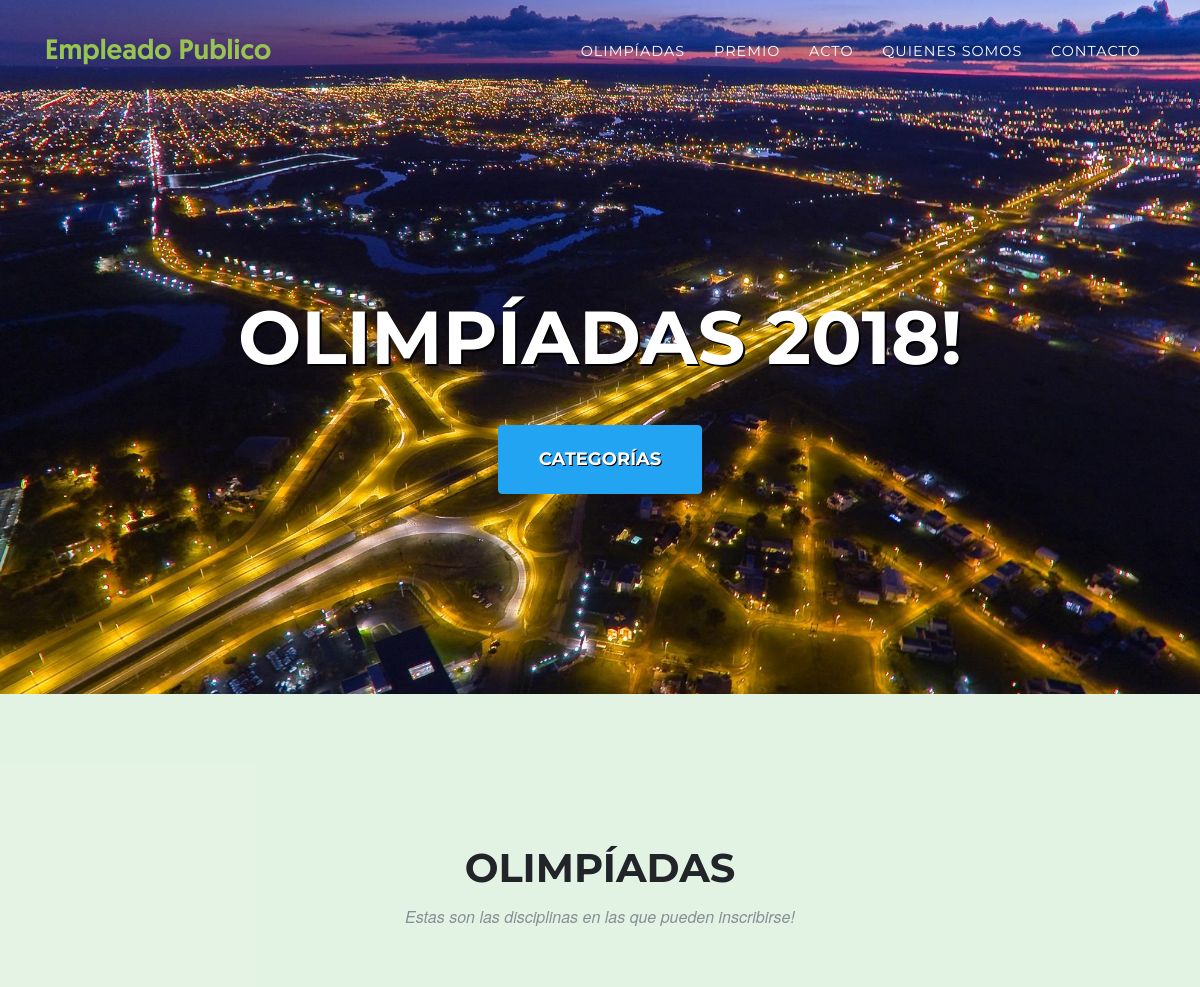
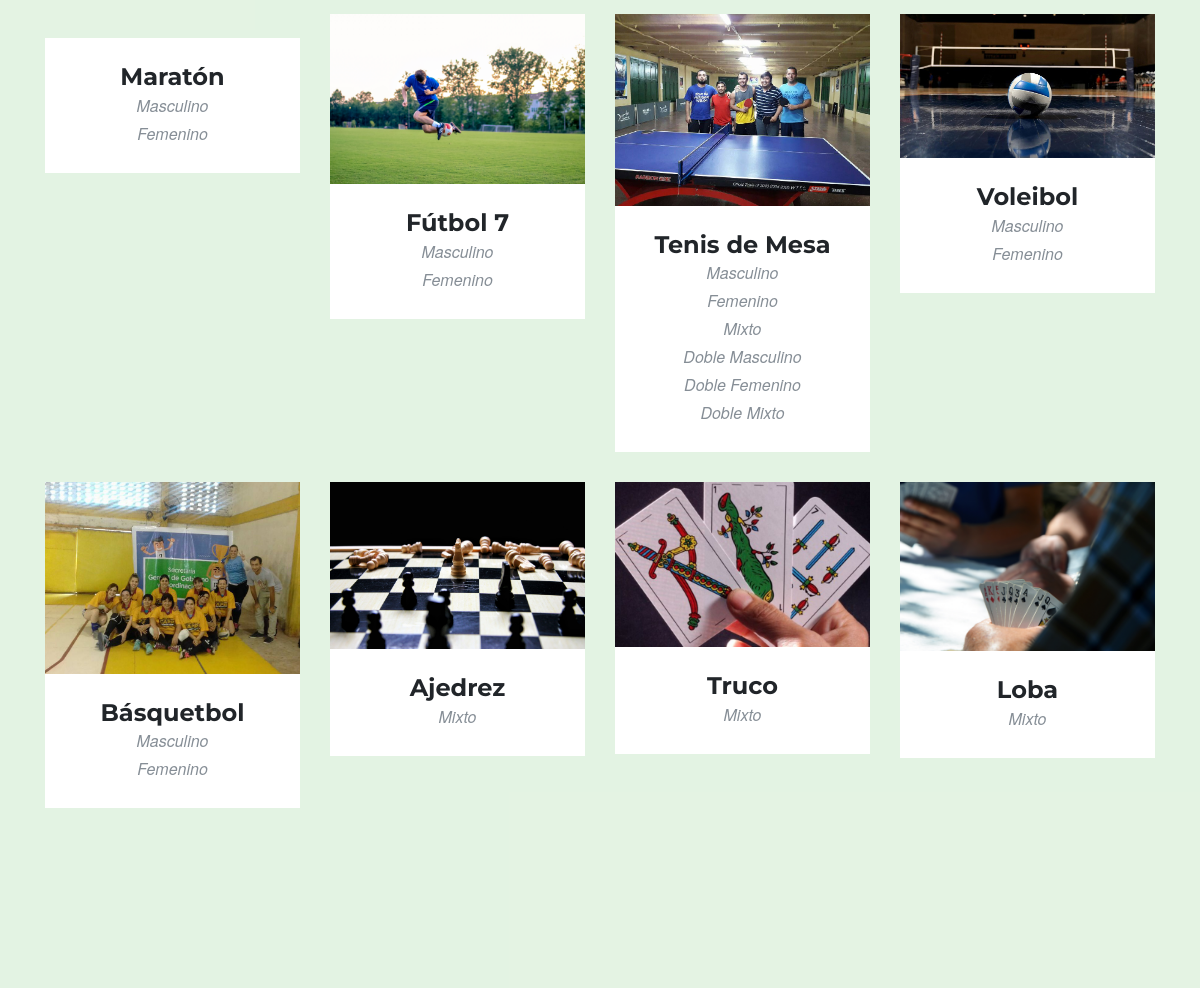
Page /olimpiadas/olimpiadas.php on the committed database (2 pictures, top to bottom).
### tables this page shows
CREATE TABLE `deporte` (
  `id_deporte` int(10) NOT NULL,
  `nombre` varchar(100) NOT NULL,
  `imagen` varchar(100) NOT NULL,
  `descripcion` mediumtext NOT NULL,
  `jugadores` int(10) NOT NULL
);

### olimpiadas/olimpiadas.php (the view, shortened to what this page needs)
<!DOCTYPE html>
<html lang="es">
  <head>
    <link href="../vendor/bootstrap/css/bootstrap.min.css" rel="stylesheet">
    <link href="../vendor/font-awesome/css/font-awesome.min.css" rel="stylesheet" type="text/css">
    <link href="../css/font.css" rel="stylesheet" type="text/css">
    <link href="../css/test.css" rel="stylesheet" type="text/css">
    <link href="../css/agency.css" rel="stylesheet">
  </head>
  <body id="page-top">
    <nav class="navbar navbar-expand-lg navbar-dark fixed-top" id="mainNav">
      <div class="container">
        <a class="navbar-brand js-scroll-trigger" href="#page-top">Empleado Publico</a>
        <div class="collapse navbar-collapse" id="navbarResponsive">
          <ul class="navbar-nav text-uppercase ml-auto">
            <li class="nav-item">
              <a class="nav-link js-scroll-trigger" href="#olimpiadas">Olimpíadas</a>
            </li>
            <li class="nav-item">
              <a class="nav-link js-scroll-trigger" href="#premio">Premio</a>
            </li>
            <li class="nav-item">
              <a class="nav-link js-scroll-trigger" href="#acto">Acto</a>
            </li>
            <li class="nav-item">
              <a class="nav-link js-scroll-trigger" href="#nosotros">Quienes Somos</a>
            </li>
            <li class="nav-item">
              <a class="nav-link js-scroll-trigger" href="#contacto">Contacto</a>
            </li>
          </ul>
        </div>
      </div>
    </nav>
    <header class="masthead">
      <div class="container">
        <div class="intro-text">
          <div class="intro-heading text-uppercase">Olimpíadas 2018!</div>
          <a id="btn" class="btn btn-primary btn-xl text-uppercase js-scroll-trigger" href="#eventos"> Categorías </a>
        </div>
      </div>
    </header>
    <section id="olimpiadas" >
      <div class="container">
        <div class="row">
          <div class="col-lg-12 text-center">
            <h2 class="section-heading text-uppercase">Olimpíadas</h2>
            <h3 class="section-subheading text-muted">Estas son las disciplinas en las que pueden inscribirse!</h3>
          </div>
        </div>
        <div class="row">
          <?php
            include 'connect.php';
            $stmt = $dbh->prepare("SELECT * FROM deporte");
            $stmt->execute();
      		  $table = $stmt->fetchAll();
            foreach($table as $row)	{
              echo '<div class="col-md-3 col-sm-6 portfolio-item">
                <a class="portfolio-link" data-toggle="modal" href="#portfolioModal'.$row['id_deporte'].'">
                  <div class="portfolio-hover">
                    <div class="portfolio-hover-content">
                      <i class="fa fa-plus fa-3x"></i>
                    </div>
                  </div>
                  <img class="img-fluid" src="'.$row['imagen'].'" alt="">
                </a>
                <div class="portfolio-caption">
                  <h4>'.$row['nombre'].'</h4>
                  <p class="text-muted">';
                      $stmt2 = $dbh->prepare("SELECT sexo.nombre FROM combinacion INNER JOIN sexo ON sexo.id_sexo = combinacion.id_sexo WHERE combinacion.id_deporte=".$row['id_deporte']." GROUP BY sexo.nombre ORDER BY sexo.id_sexo");
                      $stmt2->execute();
                      $table2 = $stmt2->fetchAll();
                      foreach($table2 as $row2)	{
                        echo $row2['nombre'].'<br>';
                      }
              echo '</p>
                </div>
              </div>';
            }
          ?>
        </div>
      </div>
    </section>
  </body>
</html>

### css/agency.css (style rules this page uses)
body { overflow-x: hidden; font-family: 'Roboto Slab', 'Helvetica Neue', Helvetica, Arial, sans-serif; }
p { line-height: 1.75; }
a { color: #fed136; }
h1, h2, h3, h4, h5, h6 { font-weight: 700; font-family: 'Montserrat', 'Helvetica Neue', Helvetica, Arial, sans-serif; }
section { padding: 100px 0; }
section h2.section-heading { font-size: 40px; margin-top: 0; margin-bottom: 15px; }
section h3.section-subheading { font-size: 16px; font-weight: 400; font-style: italic; margin-bottom: 75px; text-transform: none; font-family: 'Droid Serif', 'Helvetica Neue', Helvetica, Arial, sans-serif; }
@media (min-width: 768px) { section { padding: 150px 0; } }
.btn { font-family: 'Montserrat', 'Helvetica Neue', Helvetica, Arial, sans-serif; font-weight: 700; }
.btn-xl { font-size: 18px; padding: 20px 40px; }
.btn-primary { background-color: #23A4F3; border-color: #23A4F3; text-shadow: 1px 1px #000000; }
.btn-primary#btn { background-color: #23A4F3; border-color: #23A4F3; text-shadow: 1px 1px #000000; }
body { -webkit-tap-highlight-color: #fed136; }
#mainNav { background-color: #212529; }
#mainNav .navbar-brand { color: #98C350; font-family: 'Geomanist', 'Medium', Helvetica, Arial, cursive; }
#mainNav .navbar-nav .nav-item .nav-link { font-size: 90%; font-weight: 400; padding: 0.75em 0; letter-spacing: 1px; color: white; font-family: 'Montserrat', 'Helvetica Neue', Helvetica, Arial, sans-serif; }
@media (min-width: 992px) { #mainNav { padding-top: 25px; padding-bottom: 25px; -webkit-transition: padding-top 0.3s, padding-bottom 0.3s; -moz-transition: padding-top 0.3s, padding-bottom 0.3s; transition: padding-top 0.3s, padding-bottom 0.3s; border: none; background-color: transparent; } }
@media (min-width: 992px) { #mainNav .navbar-brand { font-size: 1.75em; -webkit-transition: all 0.3s; -moz-transition: all 0.3s; transition: all 0.3s; } }
@media (min-width: 992px) { #mainNav .navbar-nav .nav-item .nav-link { padding: 1.1em 1em !important; } }
header.masthead { text-align: center; color: white; background-image: url("../img/portada.jpg"); background-repeat: no-repeat; background-attachment: scroll; background-position: center center; -webkit-background-size: cover; -moz-background-size: cover; -o-background-size: cover; background-size: cover; }
header.masthead .intro-text { padding-top: 150px; padding-bottom: 100px; }
header.masthead .intro-text .intro-heading { font-size: 50px; font-weight: 700; line-height: 50px; margin-bottom: 25px; font-family: 'Montserrat', 'Helvetica Neue', Helvetica, Arial, sans-serif; }
@media (min-width: 768px) { header.masthead .intro-text { padding-top: 300px; padding-bottom: 200px; } }
@media (min-width: 768px) { header.masthead .intro-text .intro-heading { font-size: 75px; font-weight: 700; line-height: 75px; margin-bottom: 50px; text-shadow: 2px 2px #000000; font-family: 'Montserrat', 'Helvetica Neue', Helvetica, Arial, sans-serif; } }
section#olimpiadas { background-color: rgba(72, 173, 66, 0.15); }
#olimpiadas .portfolio-item { right: 0; margin: 0 0 15px; }
#olimpiadas .portfolio-item .portfolio-link { position: relative; display: block; max-width: 400px; margin: 0 auto; cursor: pointer; }
#olimpiadas .portfolio-item .portfolio-caption { max-width: 400px; margin: 0 auto; padding: 25px; text-align: center; background-color: #fff; }
#olimpiadas .portfolio-item .portfolio-caption h4 { margin: 0; text-transform: none; }
#olimpiadas .portfolio-item .portfolio-caption p { font-size: 16px; font-style: italic; margin: 0; font-family: 'Droid Serif', 'Helvetica Neue', Helvetica, Arial, sans-serif; }
#olimpiadas * { z-index: 2; }
@media (min-width: 767px) { #olimpiadas .portfolio-item { margin: 0 0 30px; } }

### rows in the picture
deporte: nombre "Maratón", nombre "Masculino", nombre "Femenino"
deporte: imagen (picture), nombre "Fútbol 7", nombre "Masculino", nombre "Femenino"
deporte: imagen (picture), nombre "Tenis de Mesa", nombre "Masculino", nombre "Femenino", nombre "Mixto", nombre "Doble Masculino", nombre "Doble Femenino", nombre "Doble Mixto"
deporte: imagen (picture), nombre "Voleibol", nombre "Masculino", nombre "Femenino"
deporte: imagen (picture), nombre "Básquetbol", nombre "Masculino", nombre "Femenino"
deporte: imagen (picture), nombre "Ajedrez", nombre "Mixto"
deporte: imagen (picture), nombre "Truco", nombre "Mixto"
deporte: imagen (picture), nombre "Loba", nombre "Mixto"
